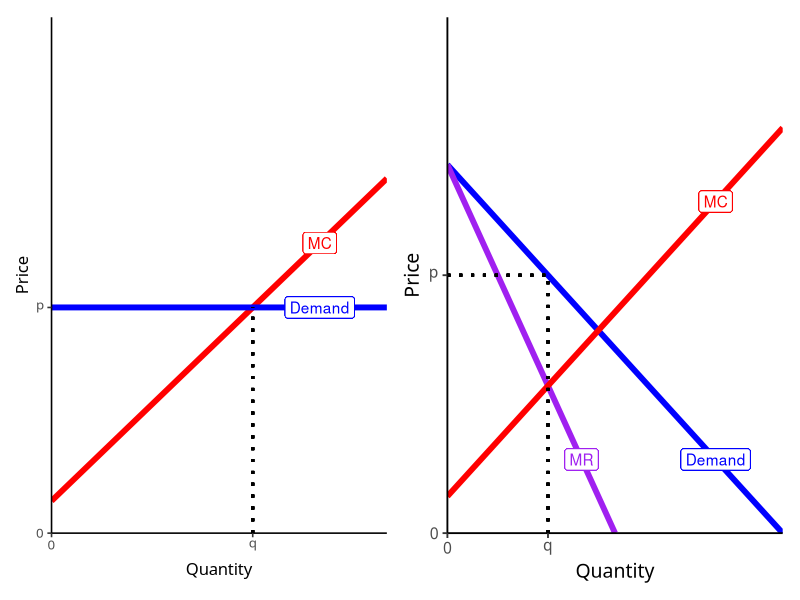
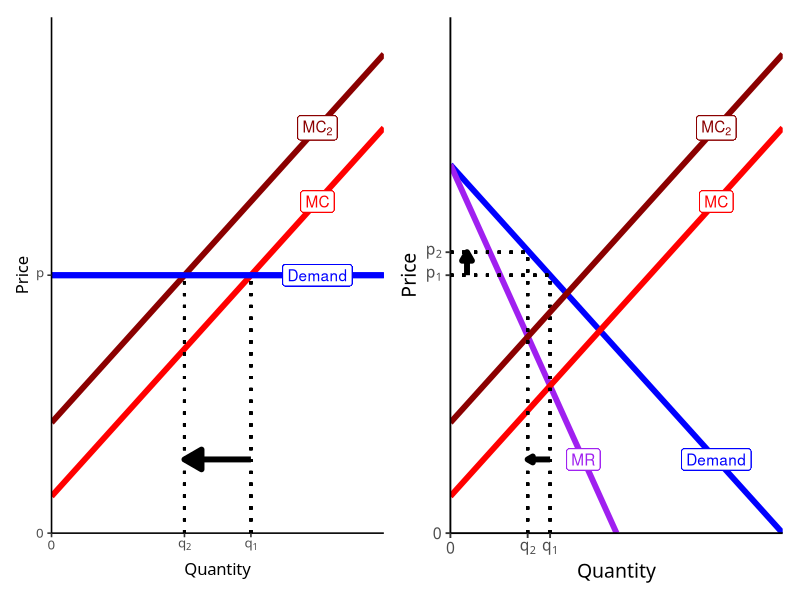
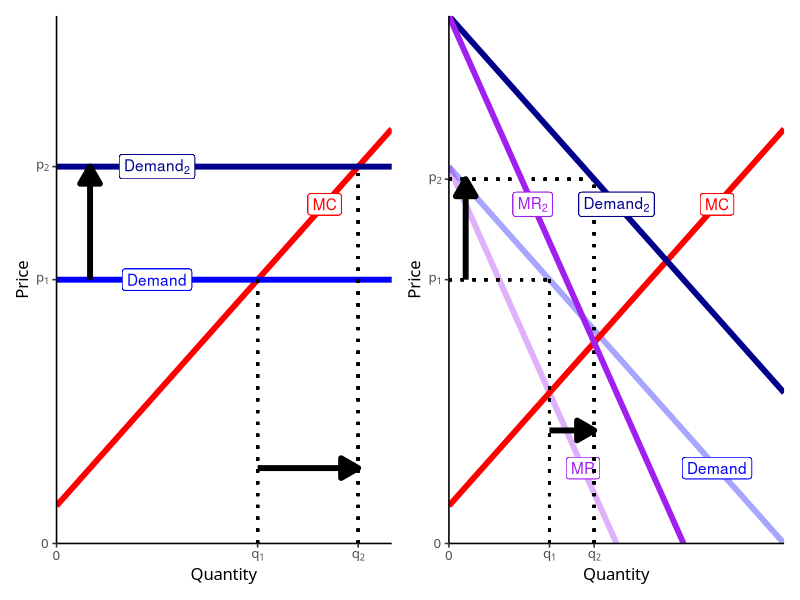
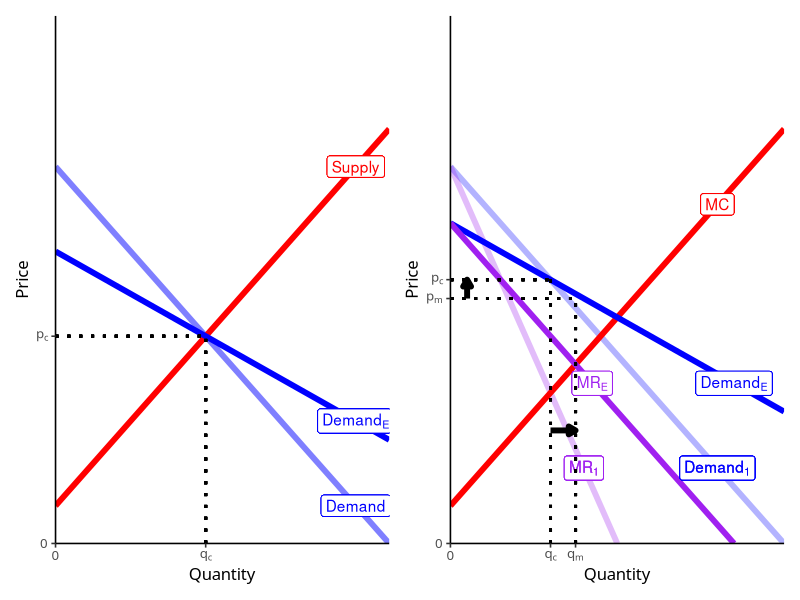

The R source for these figures, in order:
## ---- chunk 1
knitr::opts_chunk$set(echo = FALSE,
                      message = FALSE,
                      warning = FALSE)
library(tidyverse)
## ---- chunk 2
demand_1=function(x){10-x}
mr_1=function(x){10-2*x}

demand_2=function(x){16-x}
mr_2=function(x){16-2*x}

mc_m=function(x){x+1}
mc_c=function(x){2*x+1}

pc<-ggplot(data=tibble(x=1:10), aes(x=x))+
  stat_function(fun=mc_m, geom="line", size=2, color="red")+
  geom_label(x=8,y=mc_m(8), color="red", label=expression(MC))+
  geom_hline(yintercept=7, size = 2, color = "blue")+
  geom_label(x=8,y=7, color="blue", label="Demand")+
  geom_segment(x=6,xend=6, y=0, yend=7, size=1, linetype="dotted")+
  scale_x_continuous(breaks = c(0,6),
                     labels = c(0,expression(q)),
                     limits = c(0,10),
                     expand=c(0,0))+
  scale_y_continuous(breaks = c(0,7),
                     labels = c(0,expression(p)),
                     limits = c(0,16),
                     expand=c(0,0))+
  theme_classic(base_family = "Fira Sans Condensed", base_size=12)+
  labs(x = "Quantity",
       y = "Price")

mp<-ggplot(data=tibble(x=1:10), aes(x=x))+
  stat_function(fun=demand_1, geom="line", size=2, color="blue")+
  stat_function(fun=mr_1, geom="line", size=2, color="purple")+
  stat_function(fun=mc_m, geom="line", size=2, color="red")+
  #stat_function(fun=mc_c, geom="line", size=2, color="red")+

  
  geom_label(x=8,y=demand_1(8), color="blue", label="Demand")+
  geom_label(x=4,y=mr_1(4), color="purple", label=expression(MR))+
  geom_label(x=8,y=mc_m(8), color="red", label=expression(MC))+
  #geom_label(x=4,y=mc_c(4), color="red", label=expression(MC[c]))+
  
  geom_segment(x=3,xend=3, y=0, yend=7, size=1, linetype="dotted")+
  geom_segment(x=0,xend=3, y=7, yend=7, size=1, linetype="dotted")+

  scale_x_continuous(breaks = c(0,3),
                     labels = c(0,expression(q)),
                     limits = c(0,10),
                     expand=c(0,0))+
  scale_y_continuous(breaks = c(0,7),
                     labels = c(0,expression(p)),
                     limits = c(0,14),
                     expand=c(0,0))+
  theme_classic(base_family = "Fira Sans Condensed", base_size=14)+
  labs(x = "Quantity",
       y = "Price")

library(patchwork)
pc | mp
## ---- chunk 3
mc_m2=function(x){x+1+2}
mc_c=function(x){2*x+1}

pc_c2<-pc+
  stat_function(fun=mc_m2, geom="line", size=2, color="darkred")+
  geom_label(x=8,y=mc_m2(8), color="darkred", label=expression(MC[2]))+
  geom_hline(yintercept=7, size = 2, color = "blue")+
  geom_label(x=8,y=7, color="blue", label="Demand")+
  geom_segment(x=4,xend=4, y=0, yend=7, size=1, linetype="dotted")+
  
  annotate("segment", x = 6, xend = 4, y = 2, yend = 2, colour = "black", size=2, alpha=1, arrow=arrow(length=unit(0.5,"cm"), ends="last", type="closed"))+

  scale_x_continuous(breaks = c(0,4,6),
                     labels = c(0,expression(q[2]),expression(q[1])),
                     limits = c(0,10),
                     expand=c(0,0))+
  scale_y_continuous(breaks = c(0,7),
                     labels = c(0,expression(p)),
                     limits = c(0,14),
                     expand=c(0,0))

mp_c2<-mp+
  stat_function(fun=mc_m2, geom="line", size=2, color="darkred")+
  geom_label(x=8,y=mc_m2(8), color="darkred", label=expression(MC[2]))+
  geom_segment(x=2.325, xend=2.325, y=0, yend=7.625, size=1, linetype="dotted")+
  geom_segment(x=0, xend=2.325, y=7.625, yend=7.625, size=1, linetype="dotted")+
  
  annotate("segment", x = 3, xend = 2.325, y = 2, yend = 2, colour = "black", size=2, alpha=1, arrow=arrow(length=unit(0.15,"cm"), ends="last", type="closed"))+
  annotate("segment", x = 0.5, xend = 0.5, y = 7, yend = 7.625, colour = "black", size=2, alpha=1, arrow=arrow(length=unit(0.25,"cm"), ends="last", type="closed"))+
  
  scale_x_continuous(breaks = c(0,2.325,3),
                     labels = c(0,expression(q[2]),expression(q[1])),
                     limits = c(0,10),
                     expand=c(0,0))+
  scale_y_continuous(breaks = c(0,7,7.625),
                     labels = c(0,expression(p[1]),expression(p[2])),
                     limits = c(0,14),
                     expand=c(0,0))
pc_c2 | mp_c2
## ---- chunk 4
demand_3=function(x){14-x}
mr_3=function(x){14-2*x}

pc_d2<-ggplot(data=tibble(x=1:10), aes(x=x))+
  stat_function(fun=mc_m, geom="line", size=2, color="red")+
  geom_label(x=8,y=mc_m(8), color="red", label=expression(MC))+
  geom_hline(yintercept=7, size = 2, color = "blue")+
  geom_label(x=3,y=7, color="blue", label="Demand")+
  geom_segment(x=6,xend=6, y=0, yend=7, size=1, linetype="dotted")+
  geom_hline(yintercept = 10, size = 2, color = "darkblue")+
  geom_label(x=3,y=10, color="darkblue", label=expression(Demand[2]))+
  geom_segment(x=9,xend=9, y=0, yend=10, size=1, linetype="dotted")+
  
  annotate("segment", x = 6, xend = 9, y = 2, yend = 2, colour = "black", size=2, alpha=1, arrow=arrow(length=unit(0.5,"cm"), ends="last", type="closed"))+
  annotate("segment", x = 1, xend = 1, y = 7, yend = 10, colour = "black", size=2, alpha=1, arrow=arrow(length=unit(0.5,"cm"), ends="last", type="closed"))+

    scale_x_continuous(breaks = c(0,6,9),
                     labels = c(0,expression(q[1]),expression(q[2])),
                     limits = c(0,10),
                     expand=c(0,0))+
  scale_y_continuous(breaks = c(0,7,10),
                     labels = c(0,expression(p[1]),expression(p[2])),
                     limits = c(0,14),
                     expand=c(0,0))+
  theme_classic(base_family = "Fira Sans Condensed", base_size=12)+
  labs(x = "Quantity",
       y = "Price")


mp_d2<-ggplot(data=tibble(x=1:10), aes(x=x))+
  stat_function(fun=demand_1, geom="line", size=2, color="blue", alpha = 0.35)+
  stat_function(fun=mr_1, geom="line", size=2, color="purple", alpha = 0.35)+
  stat_function(fun=mc_m, geom="line", size=2, color="red")+
  #stat_function(fun=mc_c, geom="line", size=2, color="red")+

  
  geom_label(x=8,y=demand_1(8), color="blue", label="Demand")+
  geom_label(x=4,y=mr_1(4), color="purple", label=expression(MR))+
  geom_label(x=8,y=mc_m(8), color="red", label=expression(MC))+
  #geom_label(x=4,y=mc_c(4), color="red", label=expression(MC[c]))+
  
  geom_segment(x=3,xend=3, y=0, yend=7, size=1, linetype="dotted")+
  geom_segment(x=0,xend=3, y=7, yend=7, size=1, linetype="dotted")+

  geom_segment(x=4.333,xend=4.333, y=0, yend=demand_3(4.333), size=1, linetype="dotted")+
  geom_segment(x=0,xend=4.333, y=demand_3(4.333), yend=demand_3(4.333), size=1, linetype="dotted")+

  stat_function(fun=demand_3, geom="line", size=2, color="darkblue")+
  geom_label(x=5,y=demand_3(5), color="darkblue", label=expression(Demand[2]))+
  stat_function(fun=mr_3, geom="line", size=2, color="purple")+
  geom_label(x=2.5,y=mr_3(2.5), color="purple", label=expression(MR[2]))+

  annotate("segment", x = 3, xend = 4.333, y = 3, yend = 3, colour = "black", size=2, alpha=1, arrow=arrow(length=unit(0.5,"cm"), ends="last", type="closed"))+
  annotate("segment", x = 0.5, xend = 0.5, y = 7, yend = demand_3(4.333), colour = "black", size=2, alpha=1, arrow=arrow(length=unit(0.5,"cm"), ends="last", type="closed"))+

  scale_x_continuous(breaks = c(0,3,4.333),
                     labels = c(0,expression(q[1]),expression(q[2])),
                     limits = c(0,10),
                     expand=c(0,0))+
  scale_y_continuous(breaks = c(0,7,demand_3(4.333)),
                     labels = c(0,expression(p[1]),expression(p[2])),
                     limits = c(0,14),
                     expand=c(0,0))+
  theme_classic(base_family = "Fira Sans Condensed", base_size=12)+
  labs(x = "Quantity",
       y = "Price")
pc_d2 | mp_d2
## ---- chunk 5
demand_cr=function(x){7.75-0.5*x}

pc_e<-ggplot(data=tibble(x=1:10), aes(x=x))+
  stat_function(fun=demand_1, geom="line", size=2, color="blue", alpha =0.5)+
    geom_label(x=9,y=demand_1(9), color="blue", label="Demand")+
    stat_function(fun=mc_m, geom="line", size=2, color="red")+
    geom_label(x=9,y=mc_m(9), color="red", label="Supply")+
    stat_function(fun=demand_cr, geom="line", size=2, color="blue")+
    geom_label(x=9,y=demand_cr(9), color="blue", label=expression(Demand[E]))+

  geom_segment(x=4.5,xend=4.5, y=0, yend=5.5, size=1, linetype="dotted")+
  geom_segment(x=0,xend=4.5, y=5.5, yend=5.5, size=1, linetype="dotted")+
  scale_x_continuous(breaks = c(0,4.5),
                     labels = c(0,expression(q[c])),
                     limits = c(0,10),
                     expand=c(0,0))+
  scale_y_continuous(breaks = c(0,5.5),
                     labels = c(0,expression(p[c])),
                     limits = c(0,14),
                     expand=c(0,0))+
  theme_classic(base_family = "Fira Sans Condensed", base_size=12)+
  labs(x = "Quantity",
       y = "Price")

demand_r=function(x){8.5-0.5*x}
mr_r=function(x){8.5-1*x}

mp_e<-ggplot(data=tibble(x=1:10), aes(x=x))+
  stat_function(fun=demand_1, geom="line", size=2, color="blue",alpha=0.3)+
  stat_function(fun=mr_1, geom="line", size=2, color="purple",alpha=0.3)+
  stat_function(fun=mc_m, geom="line", size=2, color="red")+

  stat_function(fun=demand_r, geom="line", size=2, color="blue")+
  stat_function(fun=mr_r, geom="line", size=2, color="purple")+

  
  geom_label(x=8,y=demand_1(8), color="blue", label=expression(Demand[1]), alpha=0.3)+
  geom_label(x=4,y=mr_1(4), color="purple", label=expression(MR[1]), alpha=0.3)+
  geom_label(x=8,y=mc_m(8), color="red", label=expression(MC))+

  geom_label(x=8.5,y=demand_r(8.5), color="blue", label=expression(Demand[E]))+
  geom_label(x=4.25,y=mr_r(4.25), color="purple", label=expression(MR[E]))+

  
  geom_segment(x=3,xend=3, y=0, yend=7, size=1, linetype="dotted")+
  geom_segment(x=0,xend=3, y=7, yend=7, size=1, linetype="dotted")+

  geom_segment(x=3.75,xend=3.75, y=0, yend=6.5, size=1, linetype="dotted")+
  geom_segment(x=0,xend=3.75, y=6.5, yend=6.5, size=1, linetype="dotted")+

  annotate("segment", x = 3, xend = 3.75, y = 3, yend = 3, colour = "black", size=2, alpha=1, arrow=arrow(length=unit(0.2,"cm"), ends="last", type="closed"))+
  annotate("segment", x = 0.5, xend = 0.5, y = 6.5, yend = 7, colour = "black", size=2, alpha=1, arrow=arrow(length=unit(0.2,"cm"), ends="last", type="closed"))+

  scale_x_continuous(breaks = c(0,3,3.75),
                     labels = c(0,expression(q[c]), expression(q[m])),
                     limits = c(0,10),
                     expand=c(0,0))+
  scale_y_continuous(breaks = c(0,6.5,7),
                     labels = c(0,expression(p[m]), expression(p[c])),
                     limits = c(0,14),
                     expand=c(0,0))+
  theme_classic(base_family = "Fira Sans Condensed", base_size=12)+
  labs(x = "Quantity",
       y = "Price")

pc_e | mp_e
